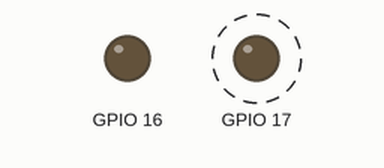
A sketch run on a simulated ESP32. Parts: output pins drawn as LEDs (lit = HIGH). Dashed ring = blinking. What the sketch prints to the serial monitor is not drawn.

Above: at 0.12 s.
At 3.87 s:
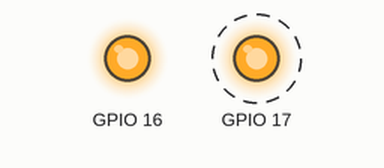
Timing chart, 0 to 5.2 s (numbered marks = the images above):
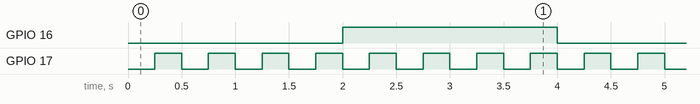

The sketch:

ESP32_multitimer.ino
```cpp
// (licence header left out)
hw_timer_t * timer0 = NULL;
hw_timer_t * timer1 = NULL;
portMUX_TYPE timerMux0 = portMUX_INITIALIZER_UNLOCKED;
portMUX_TYPE timerMux1 = portMUX_INITIALIZER_UNLOCKED;

volatile uint8_t led1stat = 0;
volatile uint8_t led2stat = 0;

void IRAM_ATTR onTimer0(){
  // Critical Code here
  portENTER_CRITICAL_ISR(&timerMux0);
  led1stat=1-led1stat;
  digitalWrite(16, led1stat);   // turn the LED on or off
  portEXIT_CRITICAL_ISR(&timerMux0);
}

void IRAM_ATTR onTimer1(){
  // Critical Code here
  portENTER_CRITICAL_ISR(&timerMux1);
  led2stat=1-led2stat;
  digitalWrite(17, led2stat);   // turn the LED on or off
  portEXIT_CRITICAL_ISR(&timerMux1);
}

void setup() {
  Serial.begin(115200);

  pinMode(17, OUTPUT);
  pinMode(16, OUTPUT);
  digitalWrite(17, LOW);    // turn the LED off by making the voltage LOW
  digitalWrite(16, LOW);    // turn the LED off by making the voltage LOW

  Serial.println("start timer 1");
  timer1 = timerBegin(1, 80, true);  // timer 1, MWDT clock period = 12.5 ns * TIMGn_Tx_WDT_CLK_PRESCALE -> 12.5 ns * 80 -> 1000 ns = 1 us, countUp
  timerAttachInterrupt(timer1, &onTimer1, true); // edge (not level) triggered
  timerAlarmWrite(timer1, 250000, true); // 250000 * 1 us = 250 ms, autoreload true

  Serial.println("start timer 0");
  timer0 = timerBegin(0, 80, true);  // timer 0, MWDT clock period = 12.5 ns * TIMGn_Tx_WDT_CLK_PRESCALE -> 12.5 ns * 80 -> 1000 ns = 1 us, countUp
  timerAttachInterrupt(timer0, &onTimer0, true); // edge (not level) triggered
  timerAlarmWrite(timer0, 2000000, true); // 2000000 * 1 us = 2 s, autoreload true

  // at least enable the timer alarms
  timerAlarmEnable(timer0); // enable
  timerAlarmEnable(timer1); // enable
}

void loop() {
  // nope nothing here
  vTaskDelay(portMAX_DELAY); // wait as much as posible ...
}
```

Measured:
- by itself, GPIO 16: alternates HIGH for 2.0 s and LOW for 2.0 s
- by itself, GPIO 17: alternates HIGH for 0.25 s and LOW for 0.25 s
- by itself, everything shown: repeats every 4.0 s, in 16 steps
